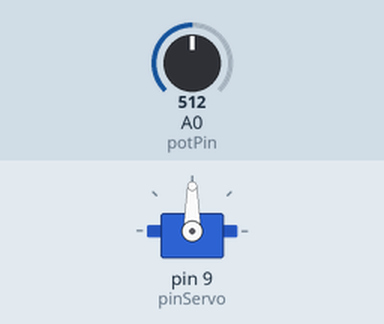
Simulated run of this sketch. Board: Arduino Uno, built with avr-gcc and run on an emulated ATmega328P. On the bench: servo. The inputs (shaded band) are chosen by the test bench; at power-on: A0 (potPin) = 512.

Above: at 2.2 s.
2.3 s: A0 (potPin) set to 716
At 3.2 s:
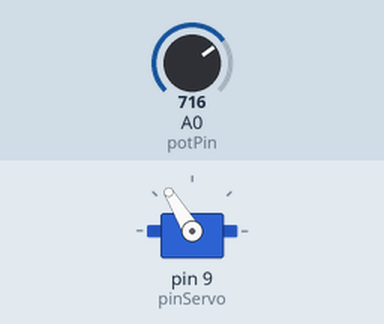
3.8 s: A0 (potPin) set to 900
At 4.1 s:
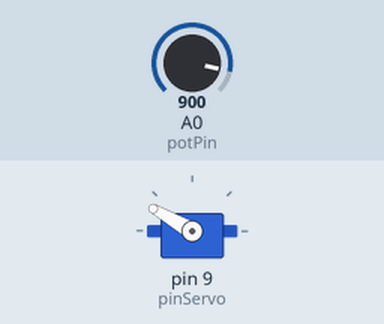
5.3 s: A0 (potPin) set to 1023
At 6.5 s:
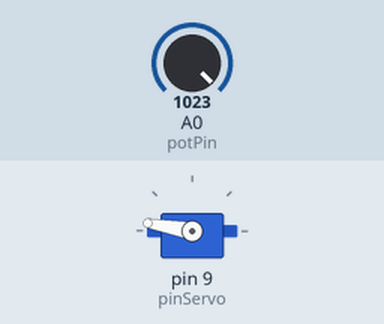
6.8 s: A0 (potPin) set to 306
At 7.6 s:
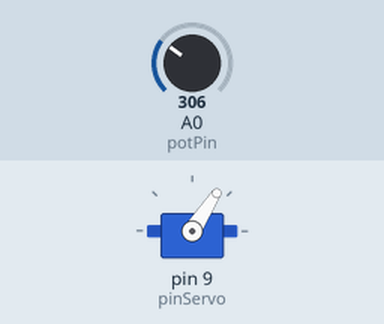
8.3 s: A0 (potPin) set to 122
At 9.1 s:
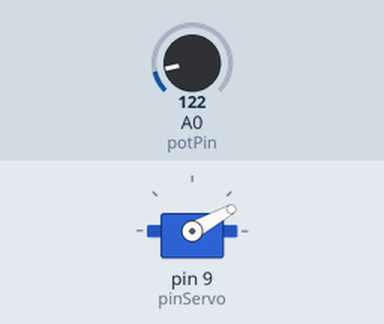
Timing chart, 0 to 10.8 s (numbered marks = the images above; inputs shaded):
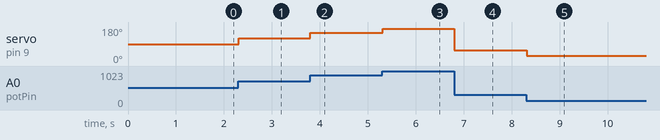

The sketch:

code_pince.ino
```cpp
#include <Servo.h>

Servo pinceServo; // Déclaration du servo qui contrôle la pince
int potPin = A0; // Pin où est connecté le potentiomètre
int valPot; // Variable pour stocker la valeur lue du potentiomètre
int anglePince; // Variable pour convertir la valeur du potentiomètre en angle pour le servo
int pinServo = 9; // Pin où est connecté le servo

void setup() {
  pinceServo.attach(pinServo); // Attacher le servo au pin
  pinceServo.write(90); // Initialiser le servo à une position neutre
  delay(1000); // Attendre un peu pour stabiliser
} // La parenthèse fermante manquait ici pour la fonction setup()

void loop() {
  valPot = analogRead(potPin); // Lire la valeur du potentiomètre (entre 0 et 1023)
  anglePince = map(valPot, 0, 1023, 10, 170); // Mapper la valeur lue pour obtenir un angle de 0 à 180
  pinceServo.write(anglePince); // Déplacer la pince à l'angle calculé
  delay(15); // Attendre un peu pour permettre au servo de se déplacer
}
```

Measured:
- after the input at 2.3 s, servo on pin 9 (pinServo): 90° → 121° at once
- after the input at 3.8 s, servo on pin 9 (pinServo): 121° → 150° at once
- after the input at 5.3 s, servo on pin 9 (pinServo): 150° → 170° at once
- after the input at 6.8 s, servo on pin 9 (pinServo): 170° → 57° at once
- after the input at 8.3 s, servo on pin 9 (pinServo): 57° → 29° at once
